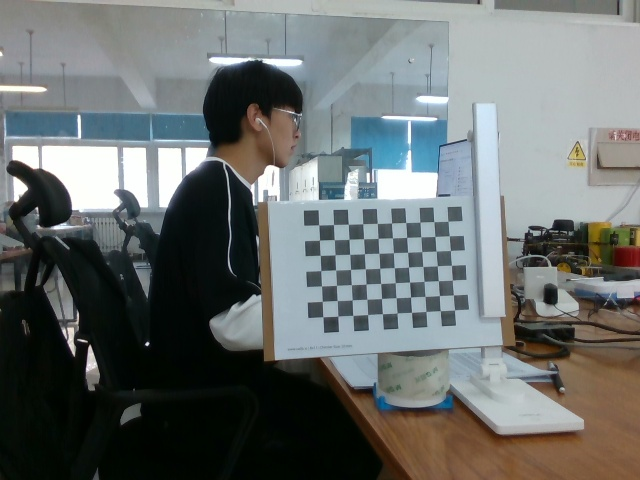
#> input picture imgs/106.jpg, 640 x 480 px; its folder holds 4 pictures in this run
$ python handeye.py
#> lines starting #> are read from the running program, lines starting #| are printed output that depends on the picture; long printed decimals are rounded
import os
import cv2
import csv
from math import *
import numpy as np
import matplotlib.pyplot as plt
from mpl_toolkits.mplot3d import Axes3D

# p[321.501 242.543]  f[606.25 605.65]
# 可视化函数
# [24 lines left out: function plot_transform, not called in this run]
class Calibration:
    def __init__(self):

        # 相机内参矩阵
        self.K = np.array([[896.10779, 0, 613.50215],
                           [0, 903.23698, 412.64156],
                           [0.00000000e+00, 0.00000000e+00, 1.00000000e+00]], dtype=np.float64)
        # 畸变矩阵
        self.distortion = np.array([[0.071810, -0.087668, 0.014144, -0.006956, 0.000000]])
        # 棋盘格信息（-1)
        self.target_x_number = 10
        self.target_y_number = 7
        self.target_cell_size = 20 #mm

        # 角度转旋转矩阵
    # [26 lines left out: functions angle2rotation, gripper2base, not called in this run]

        # 目标->相机坐标系
    def target2camera(self, img):
        gray = cv2.cvtColor(img, cv2.COLOR_BGR2GRAY)
        # 识别棋盘格
        ret, corners = cv2.findChessboardCorners(gray, (self.target_x_number, self.target_y_number), None)
        corner_points = np.zeros((2, corners.shape[0]), dtype=np.float64)
        for i in range(corners.shape[0]):
            corner_points[:, i] = corners[i, 0, :]
        object_points = np.zeros((3, self.target_x_number * self.target_y_number), dtype=np.float64)
        count = 0
        for i in range(self.target_y_number):
            for j in range(self.target_x_number):
                object_points[:2, count] = np.array(
                    [(self.target_x_number - j - 1) * self.target_cell_size,
                     (self.target_y_number - i - 1) * self.target_cell_size])
                count += 1
        retval, rvec, tvec = cv2.solvePnP(object_points.T, corner_points.T, self.K, distCoeffs=self.distortion)
        Matrix_target2camera = np.column_stack(((cv2.Rodrigues(rvec))[0], tvec))
        Matrix_target2camera = np.row_stack((Matrix_target2camera, np.array([0, 0, 0, 1])))
        R_target2camera = Matrix_target2camera[:3, :3]
        T_target2camera = Matrix_target2camera[:3, 3].reshape((3, 1))
        # print(R_target2camera)
        print(T_target2camera)
        # 可视化

        return R_target2camera, T_target2camera


    def process(self, img_path, pose_path):
#> called with img_path = './imgs', pose_path = './pose.csv'
        image_list = []
        for root, dirs, files in os.walk(img_path):
            if files:
                for file in files:
                    image_name = os.path.join(root, file)
                    image_list.append(image_name)

        R_target2camera_list = []
        T_target2camera_list = []
        for img_path in image_list:
            img = cv2.imread(img_path)
#> img is the input picture: shape (480, 640, 3); mean B, G, R 109.4, 110.7, 105.8
            R_target2camera, T_target2camera = self.target2camera(img)
#> in target2camera, `gray = cv2.cvtColor(img, cv2.COLOR_BGR2GRAY)`:
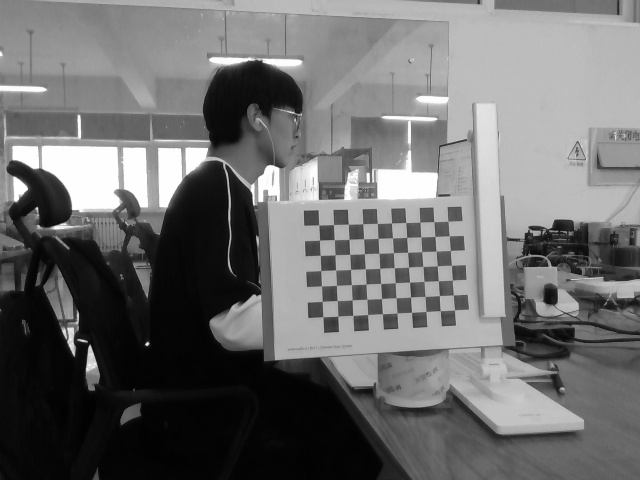
#> gray: shape (480, 640); min 0, max 255, mean 109.1
#> in target2camera, `ret, corners = cv2.findChessboardCorners(gray, (self.target_x_number, ..`: ret = True; corners = 70 rows, first 8: [318.7, 224.8], [333.5, 224.6], [348.4, 224.2], [362.8, 223.7], [377.3, 223.4], [391.6, 223], [405.8, 222.5], [419.9, 222.2]
#> in target2camera, `retval, rvec, tvec = cv2.solvePnP(object_points.T, corner_points.T, se..`: retval = True; rvec = [0.155, -0.157, 3.1]; tvec = [-214.7, -138, 1214.9]
#> in target2camera, `Matrix_target2camera = np.column_stack(((cv2.Rodrigues(rvec))[0], tvec))`: Matrix_target2camera = [[-0.995, -0.034, 0.0978, -214.7], [0.024, -0.994, -0.102, -138], [0.101, -0.0991, 0.99, 1214.9]]
#> in target2camera, `Matrix_target2camera = np.row_stack((Matrix_target2camera, np.array([0..`: Matrix_target2camera = [[-0.995, -0.034, 0.0978, -214.7], [0.024, -0.994, -0.102, -138], [0.101, -0.0991, 0.99, 1214.9], [0, 0, 0, 1]]
#> in target2camera, `R_target2camera = Matrix_target2camera[:3, :3]`: R_target2camera = [[-0.995, -0.034, 0.0978], [0.024, -0.994, -0.102], [0.101, -0.0991, 0.99]]
#> in target2camera, `T_target2camera = Matrix_target2camera[:3, 3].reshape((3, 1))`: T_target2camera = [-214.7, -138, 1214.9]
#| [[-214.663]
#|  [-137.973]
#|  [1214.914]]
#> T_target2camera = [-214.7, -138, 1214.9]
            R_target2camera_list.append(R_target2camera)
            T_target2camera_list.append(T_target2camera)
#> pass 2 of the loop in process, `for img_path in image_list:`:
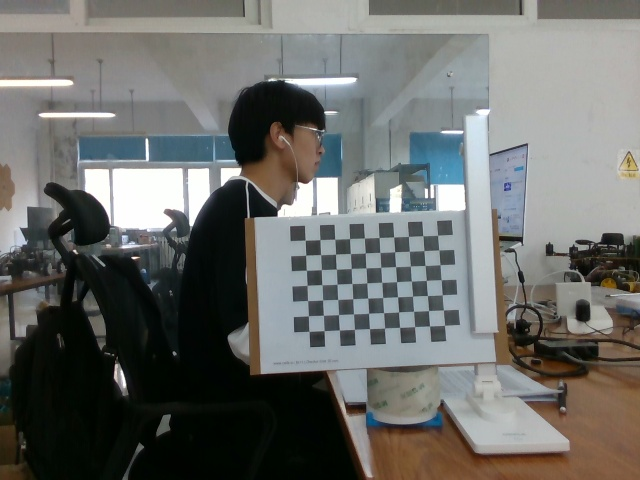
#> input picture imgs/107.jpg, 640 x 480 px
#> in process, img is the input picture: shape (480, 640, 3); mean B, G, R 105.1, 108.3, 107
#> in target2camera (call 2), `gray = cv2.cvtColor(img, cv2.COLOR_BGR2GRAY)`:
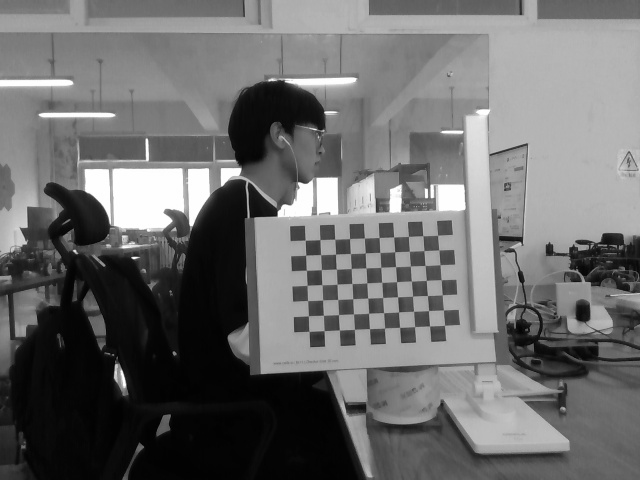
#> gray: shape (480, 640); min 1, max 255, mean 107.5
#> corners = 70 rows, first 8: [305.2, 240.2], [319.8, 239.6], [334.6, 239.1], [349.5, 238.6], [364.4, 238], [379, 237.6], [393.7, 236.9], [408.5, 236.4]
#> rvec = [0.0798, -0.122, 3.1]; tvec = [-227.8, -117.4, 1207.2]
#> in target2camera (call 2), `Matrix_target2camera = np.column_stack(((cv2.Rodrigues(rvec))[0], tvec))`: Matrix_target2camera = [[-0.998, -0.0377, 0.0499, -227.8], [0.0337, -0.996, -0.0795, -117.4], [0.0527, -0.0777, 0.996, 1207.2]]
#> in target2camera (call 2), `Matrix_target2camera = np.row_stack((Matrix_target2camera, np.array([0..`: Matrix_target2camera = [[-0.998, -0.0377, 0.0499, -227.8], [0.0337, -0.996, -0.0795, -117.4], [0.0527, -0.0777, 0.996, 1207.2], [0, 0, 0, 1]]
#> in target2camera (call 2), `R_target2camera = Matrix_target2camera[:3, :3]`: R_target2camera = [[-0.998, -0.0377, 0.0499], [0.0337, -0.996, -0.0795], [0.0527, -0.0777, 0.996]]
#> in target2camera (call 2), `T_target2camera = Matrix_target2camera[:3, 3].reshape((3, 1))`: T_target2camera = [-227.8, -117.4, 1207.2]
#| [[-227.753]
#|  [-117.397 ]
#|  [1207.232]]
#> pass 3 of the loop in process, `for img_path in image_list:`:
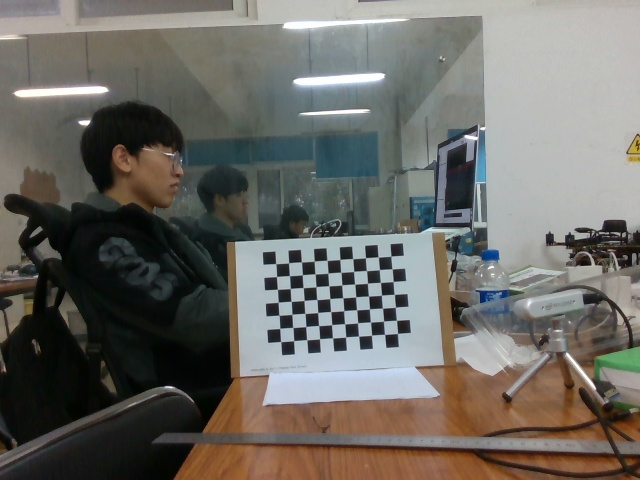
#> input picture imgs/10.jpg, 640 x 480 px
#> in process, img is the input picture: shape (480, 640, 3); mean B, G, R 100.5, 106, 108.1
#> in target2camera (call 3), `gray = cv2.cvtColor(img, cv2.COLOR_BGR2GRAY)`:
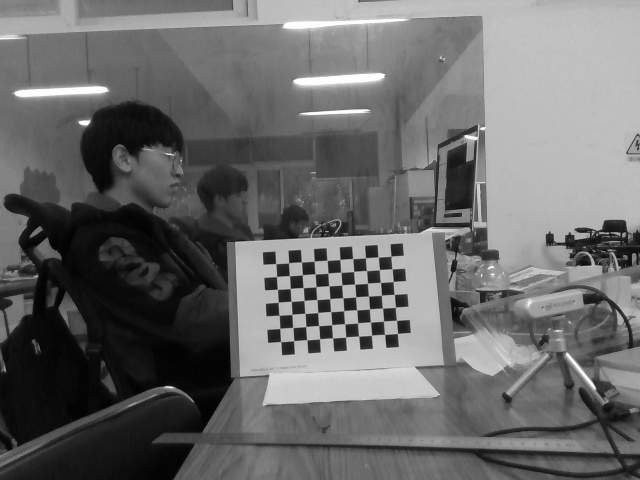
#> gray: shape (480, 640); min 0, max 255, mean 106
#> corners = 70 rows, first 8: [275.6, 263.6], [288.7, 262.7], [301.4, 262], [314.3, 261.2], [327.1, 260.4], [339.9, 259.5], [352.7, 258.6], [365.6, 257.6]
#> rvec = [0.0558, -0.0575, 3.08]; tvec = [-336.6, -124.1, 1403.4]
#> in target2camera (call 3), `Matrix_target2camera = np.column_stack(((cv2.Rodrigues(rvec))[0], tvec))`: Matrix_target2camera = [[-0.997, -0.062, 0.035, -336.6], [0.0606, -0.997, -0.0384, -124.1], [0.0373, -0.0362, 0.999, 1403.4]]
#> in target2camera (call 3), `Matrix_target2camera = np.row_stack((Matrix_target2camera, np.array([0..`: Matrix_target2camera = [[-0.997, -0.062, 0.035, -336.6], [0.0606, -0.997, -0.0384, -124.1], [0.0373, -0.0362, 0.999, 1403.4], [0, 0, 0, 1]]
#> in target2camera (call 3), `R_target2camera = Matrix_target2camera[:3, :3]`: R_target2camera = [[-0.997, -0.062, 0.035], [0.0606, -0.997, -0.0384], [0.0373, -0.0362, 0.999]]
#> in target2camera (call 3), `T_target2camera = Matrix_target2camera[:3, 3].reshape((3, 1))`: T_target2camera = [-336.6, -124.1, 1403.4]
#| [[-336.644]
#|  [-124.055]
#|  [1403.360]]
#> the loop made 4 passes; the first 3 are shown

        R_gripper2base_list = []
#> R_gripper2base_list = []
        T_gripper2base_list = []

        # 打开CSV文件并跳过第一行（表头）
#> (the run stopped early here; a loop or call above may not have finished)
